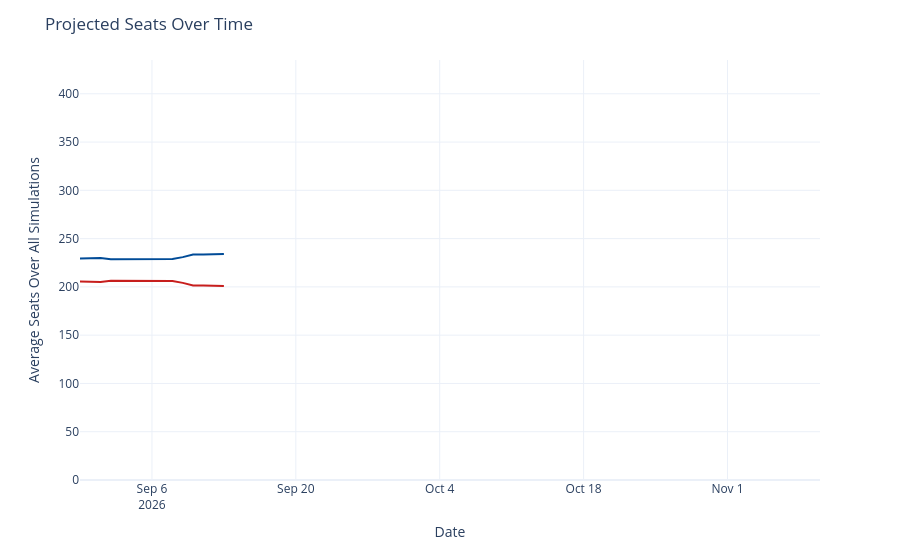

The code cell stored with this chart in its notebook:
### Code cell
seats_over_time = output_ts[(output_ts['geo'] == 'US House') &
                             (output_ts['type'] == 'seats')]
seats_over_time['rep_seats'] = seats_over_time['y'].map(lambda x: 435 - x)
seats_over_time = seats_over_time.rename({'y': 'Democrats', 'rep_seats': 'Republicans'}, axis=1)
seats_time_ser = px.line(seats_over_time, x='date', y=['Democrats', 'Republicans'], template='plotly_white',
                        color_discrete_map={'Democrats': '#004b97', 'Republicans': '#c71e1d'},)
seats_time_ser.update_traces(hovertemplate="%{y:.1f}")
seats_time_ser.update_layout(
    xaxis=dict(range=[pd.to_datetime('2026-08-30'), pd.to_datetime('2026-11-10')]),
    yaxis=dict(range=[0, 435]),
    xaxis_title='Date',
    yaxis_title='Average Seats Over All Simulations',
    title=dict(text="Projected Seats Over Time"),
    hovermode="x",
    showlegend=False
)
seats_time_ser

### Figure 1 — Plotly figure (JSON) as saved in the notebook; plotly's stock layout.template omitted (floating-point values rounded to 4 significant figures)
{"data": [{"hovertemplate": "%{y:.1f}", "legendgroup": "Democrats", "line": {"color": "#004b97", "dash": "solid"}, "marker": {"symbol": "circle"}, "mode": "lines", "name": "Democrats", "orientation": "v", "showlegend": true, "type": "scatter", "x": ["2026-08-30", "2026-08-31", "2026-09-01", "2026-09-02", "2026-09-03", "2026-09-04", "2026-09-05", "2026-09-06", "2026-09-07", "2026-09-08", "2026-09-09", "2026-09-10", "2026-09-11", "2026-09-12", "2026-09-13"], "xaxis": "x", "y": [229.4, 230.0, 230.0, 228.5, 228.5, 228.7, 228.7, 228.9, 228.8, 228.9, 230.8, 233.6, 233.6, 233.6, 234.0], "yaxis": "y"}, {"hovertemplate": "%{y:.1f}", "legendgroup": "Republicans", "line": {"color": "#c71e1d", "dash": "solid"}, "marker": {"symbol": "circle"}, "mode": "lines", "name": "Republicans", "orientation": "v", "showlegend": true, "type": "scatter", "x": ["2026-08-30", "2026-08-31", "2026-09-01", "2026-09-02", "2026-09-03", "2026-09-04", "2026-09-05", "2026-09-06", "2026-09-07", "2026-09-08", "2026-09-09", "2026-09-10", "2026-09-11", "2026-09-12", "2026-09-13"], "xaxis": "x", "y": [205.6, 205.0, 205.0, 206.5, 206.5, 206.3, 206.3, 206.1, 206.2, 206.1, 204.2, 201.4, 201.4, 201.4, 201.0], "yaxis": "y"}], "layout": {"hovermode": "x", "legend": {"title": {"text": "variable"}, "tracegroupgap": 0}, "margin": {"t": 60}, "showlegend": false, "title": {"text": "Projected Seats Over Time"}, "xaxis": {"anchor": "y", "domain": [0, 1], "range": ["2026-08-30T00:00:00", "2026-11-10T00:00:00"], "title": {"text": "Date"}}, "yaxis": {"anchor": "x", "domain": [0, 1], "range": [0, 435], "title": {"text": "Average Seats Over All Simulations"}}}}
